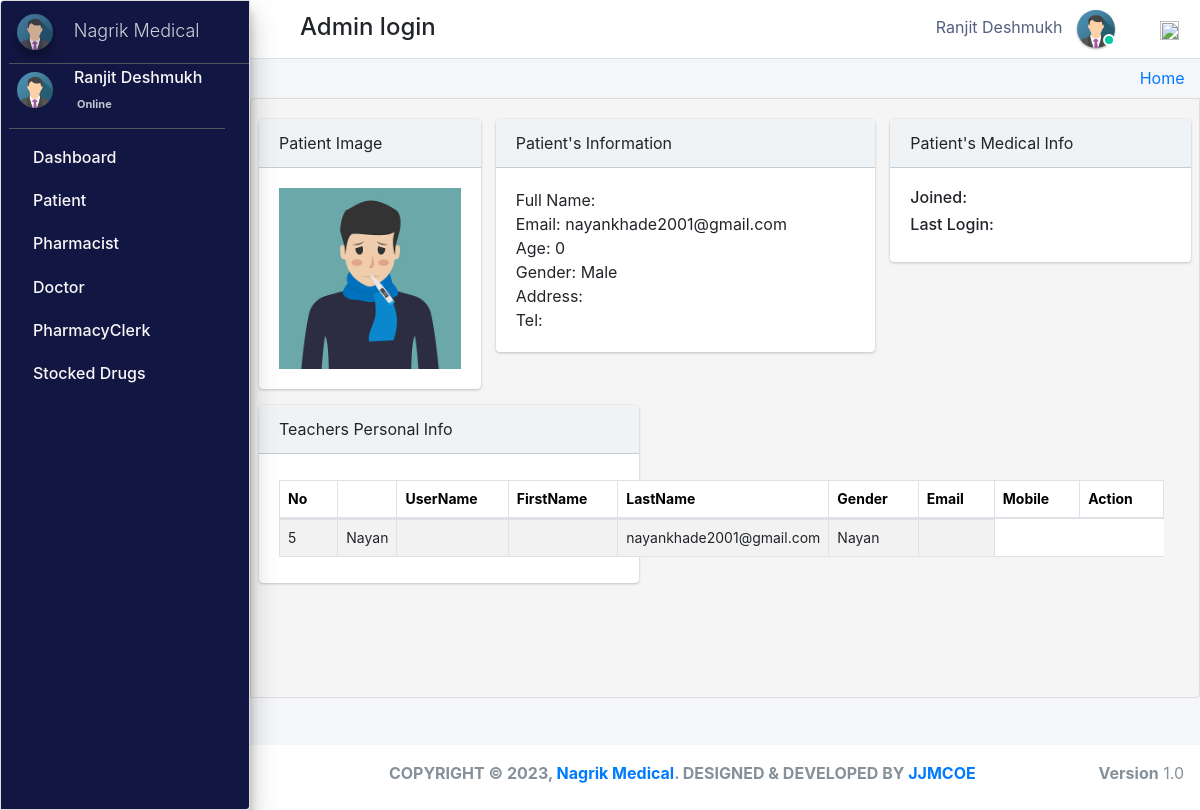
Page /admin_user/patient_personalRecords/5/ (signed in) on the committed database.
### pharmacy/models.py (models this page shows, shortened)
class CustomUser(AbstractUser):
    user_type_data = ((1, "AdminHOD"), (2, "Pharmacist"), (3, "Doctor"), (4, "PharmacyClerk"),(5, "Patients"))
    user_type = models.CharField(default=1, choices=user_type_data, max_length=10)

class AdminHOD(models.Model):
    gender_category=(
        ('Male','Male'),
        ('Female','Female'),
    )
    admin = models.OneToOneField(CustomUser,null=True, on_delete = models.CASCADE)
    emp_no= models.CharField(max_length=100,null=True,blank=True)
    gender=models.CharField(max_length=100,null=True,choices=gender_category)
    mobile=models.CharField(max_length=10,null=True,blank=True)
    address=models.CharField(max_length=300,null=True,blank=True)
    profile_pic=models.ImageField(default="admin.png",null=True,blank=True)
    created_at = models.DateTimeField(auto_now_add=True)
    updated_at = models.DateTimeField(auto_now=True)
    date_employed=models.DateTimeField(auto_now_add=True, auto_now=False)
    objects = models.Manager()

class Patients(models.Model):
    gender_category=(
        ('Male','Male'),
        ('Female','Female'),
    )
    admin = models.OneToOneField(CustomUser,null=True, on_delete = models.CASCADE)
    reg_no=models.CharField(max_length=30,null=True,blank=True,unique=True)
    gender=models.CharField(max_length=7,null=True,blank=True,choices=gender_category)
    first_name=models.CharField(max_length=20,null=True,blank=True)
    last_name=models.CharField(max_length=20,null=True,blank=True)
    dob=models.DateTimeField(auto_now_add= False, auto_now=False,null=True,blank=True)
    phone_number=models.CharField(max_length=10,null=True,blank=True)
    profile_pic=models.ImageField(default="patient.jpg",null=True,blank=True)
    age= models.IntegerField(default='0', blank=True, null=True)
    address=models.CharField(max_length=300,null=True,blank=True)
    date_admitted=models.DateTimeField(auto_now_add=True, auto_now=False)
    last_updated = models.DateTimeField(auto_now_add=False, auto_now=True)

class Dispense(models.Model):
    patient_id = models.ForeignKey(Patients, on_delete=models.DO_NOTHING,null=True)
    drug_id = models.ForeignKey(Stock, on_delete=models.SET_NULL,null=True,blank=False)
    drug_name = models.CharField(max_length=300, null=True, blank=False)
    dispense_quantity = models.PositiveIntegerField(default='1', blank=False, null=True)
    taken=models.CharField(max_length=300,null=True, blank=True)
    stock_ref_no=models.CharField(max_length=300,null=True, blank=True)
    instructions=models.TextField(max_length=300,null=True, blank=False)
    dispense_at = models.DateTimeField(auto_now_add=True,null=True, blank=True)

### pharmacy/HODViews.py (the view)
# urls.py: path('admin_user/patient_personalRecords/<pk>/',HODViews.patient_personalRecords,name='patient_record'),
def patient_personalRecords(request,pk):
    patient=Patients.objects.get(id=pk)
    prescrip=patient.prescription_set.all()
    stocks=patient.dispense_set.all()
    context={
        "patient":patient,
        "prescription":prescrip,
        "stocks":stocks
    }
    return render(request,'hod_templates/patient_personalRecords.html',context)

### pharmacy/LoginCheckMiddleWare.py (called while the page is built, shortened)
    def process_view(self, request, view_func, view_args, view_kwargs):
        modulename = view_func.__module__
        user = request.user
        if user.is_authenticated:
            if user.user_type == "1":
                if modulename == "pharmacy.HODViews":
                    pass
                elif modulename == "":
                    pass
                elif modulename == "pharmacy.views" or modulename == "django.views.static":
                    pass
                else:
                    pass
            else:
                return redirect("login")
        else:
            if request.path == reverse("login"):
                pass
            else:
                return redirect("login")

### pharmacy/templates/hod_templates/patient_personalRecords.html (shortened to what this page needs)
{% extends 'hod_templates/base_template.html'%} {% block main_content %}
<div class="content">
    <div class="row pt">
        <div class="col-lg-3">
            <div class="card">
                <div class="card-header">
                     Patient Image
                </div>
                <div class="card-body d-flex justify-content-center">
                    <img src="{{patient.profile_pic.url}}" class="img-fluid" />
                </div>
            </div>
        </div>
        <div class="col-lg-5">
            <div class="card">
                <div class="card-header">
                     Patient's Information
                </div>
                <div class="card-body">
                    <tbody>
                        <tr>
                            <td>Full Name: {{patient.patientname}}</td>
                            <br>
                            <td>Email: {{ patient.admin.email }}</td>
                            <br>
                            <td>Age: {{ patient.age }}</td>
                            <br>
                            <td>Gender: {{ patient.gender }}</td>
                            <br>
                            <td>Address: {{ patient.adresss }}</td>
                            <br>
                            <td>Tel: {{ patient.mobile }}</td>
                        </tr>
                    </tbody>
                </div>
            </div>
        </div>
        <div class="col-lg-4">
            <div class="card">
                <div class="card-header">
                     Patient's Medical Info
                </div>
                <div class="card-body">
                    <h6>Joined: </h6>
                    <h6>Last Login: </h6>
                </div>
            </div>
        </div>
        <div class="col-lg-5">
            <div class="card">
                <div class="card-header">
                     Teachers Personal Info
                </div>
                <div class="card-body">
                    <table class="table table-bordered table-hover dataTable">
                        <thead>
                            <tr>
                                <th>No</th>
                                <th></th>
                                <th>UserName</th>
                                <th>FirstName</th>
                                <th>LastName</th>
                                <th>Gender</th>
                                <th>Email</th>
                                <th>Mobile</th>
                                <th class="text-center">Action</th>
                            </tr>
                        </thead>
                        <tbody>
                            {% for stock in stocks %}
                            <tr>
                                <td>{{stock.dispense_quantity}}</td>
                                <td>{{stock.patient_id.first_name}}</td>
                                <td>{{stock.sto}}</td>
                                <td>{{stock.quantity}}</td>
                                <td>{{patient.admin.email}}</td>
                                <td>{{stock.patient_id.first_name}}</td>
                                <td>
                            </tr>
                            {% endfor %}
                        </tbody>
                    </table>
                </div>
            </div>
        </div>
    </div>
</div>
{% endblock %}

### pharmacy/templates/hod_templates/base_template.html (shortened to what this page needs)
{% extends 'base_file.html' %} {% block htm %}
<body class="hold-transition sidebar-mini layout-fixed">
    <div class="wrapper">
        <nav class="main-header navbar navbar-expand navbar-white navbar-light">
            <ul class="navbar-nav">
                <li class="nav-item">
                    <a class="nav-link" data-widget="pushmenu" href="#" role="button"></a>
                </li>
            </ul>
            <h4 style="margin-left: 10px; margin-top: 5px;">Admin login </h4>
            <ul class="navbar-nav ml-auto">
                <li class="mx-3">
                    <a href="#" class="sm-submenu-with-image a">
                        <span>{{user.first_name}}  {{user.last_name}}</span>
                        <img src="{{request.user.adminhod.profile_pic.url}}" class="img-circle elevation-1" width="38" height="38" alt="">
                        <span class="avatar-status avatar-sm-status avatar-status-success"></span>
                    </a>
                </li>
                <li class="nav-item dropdown ml-3 low">
                    <a href="#" class="btn btn-outlined btn-black text-muted bg-transparent " data-toggle="dropdown" aria-expanded="false" data-wow-delay="0.7s"><img src="https://img.icons8.com/ios/50/000000/settings.png" width="19" height="19">
                    </a>
                </li>
            </ul>
        </nav>
        {% include 'hod_templates/sidebar.html'%}
        <div class="content-wrapper">
            <div class="content-header">
                <div class="container-fluid">
                    <div class="row ">
                        <div class="col-sm-6">
                        </div>
                        <div class="col-sm-6 ">
                            <ol class="breadcrumb float-sm-right">
                                <li class="breadcrumb-item"><a href="">Home</a></li>
                            </ol>
                        </div>
                    </div>
                </div>
            </div>
            {% block main_content %} {% endblock main_content %}
        </div>
        {% include 'hod_templates/footer.html'%}
    </div>
    {% endblock htm %}

### pharmacy/templates/hod_templates/sidebar.html (shortened to what this page needs)
<aside class="main-sidebar sidebar-dark-primary elevation-4">
    <a href="" class="brand-link ml-2">
        <img src="{{request.user.adminhod.profile_pic.url}}" alt="" width="36" height="36" class=" img-circle elevation-3" style="opacity: .8">
        <span class="brand-text font-weight-light mt-1 ml-3 mmust">Nagrik Medical</span>
    </a>
    <div class="sidebar">
        <div class="user-panel mr-3">
            <div class="pull-left image sm-submenu-with-image a ml-2 ">
                <img src="{{request.user.adminhod.profile_pic.url}}" class="img-circle mt-2" width="36" height="36" alt="User Image">
            </div>
            <div class="pull-left info">
                <p>{{user.first_name}} {{user.last_name}}</p>
                <a href="#"> Online</a>
            </div>
        </div>
        <nav class="mt-2">
            <ul class="nav nav-pills nav-sidebar flex-column" data-widget="treeview" role="menu" data-accordion="false">
                <li class="nav-item">
                    <a href="{% url  'admin_dashboard' %}" class="nav-link">
                        <p>
                            Dashboard
                        </p>
                    </a>
                </li>
                <li class="nav-item">
                    <a href="#" class="nav-link">
                        <p>
                            Patient
                        </p>
                    </a>
                </li>
                <li class="nav-item">
                    <a href="#" class="nav-link">
                        <p>
                            Pharmacist
                        </p>
                    </a>
                </li>
                <li class="nav-item">
                    <a href="#" class="nav-link">
                        <p>
                            Doctor
                        </p>
                    </a>
                </li>
                <li class="nav-item">
                    <a href="#" class="nav-link">
                        <p>
                            PharmacyClerk
                        </p>
                    </a>
                </li>
                <li class="nav-item">
                    <a href="#" class="nav-link">
                        <p>
                            Stocked Drugs
                        </p>
                    </a>
                </li>
            </ul>
        </nav>
    </div>
</aside>

### static/css/main.css (style rules this page uses)
html { font-family: sans-serif; line-height: 1.15; -webkit-text-size-adjust: 100%; -webkit-tap-highlight-color: transparent; }
body { overflow-y: hidden; overflow-x: hidden; font-family: -apple-system, BlinkMacSystemFont, "Segoe UI", Roboto, "Helvetica Neue", Arial, "Noto Sans", sans-serif, "Apple Color Emoji", "Segoe UI Emoji", "Segoe UI Symbol", "Noto Color Emoji" !important; }
th { color: rgb(0, 0, 0); font-size: 14px !important; }
.content { background-color: #f5f5f5; border: 1px solid #dddddd; border-radius: 4px 0px 4px 0px; left: -1px; padding: 10px 7px 5px; }
.main-sidebar { background: #ffffff; border: 1px solid #dddddd; border-radius: 4px 0px 4px 0px; font-weight: bold; }
.content { height: 75vh; overflow-y: scroll; overflow-x: hidden; }
.content .row { margin-top: 20px !important; }
.main-sidebar { background-color: #121642 !important; color: white !important; }
.main-sidebar p { color: #f8f8f8 !important; font-weight: 500 !important }
td { font-size: 14px !important; }
.avatar-status { position: absolute; bottom: 12px; right: 75.4px; display: -ms-inline-flexbox; display: inline-flex; -ms-flex-negative: 0; flex-shrink: 0; -ms-flex-pack: center; justify-content: center; -ms-flex-align: center; align-items: center; white-space: nowrap; text-align: center; vertical-align: baseline; font-weight: 600; border: .125rem solid #fff; width: 12px; height: 12px; line-height: 1; font-size: .71094rem; border-radius: 50%; }
.avatar-status-success { color: #fff; background-color: #00c9a7; }
.table>tbody>tr>td, .table>tbody>tr>th, .table>tfoot>tr>td, .table>tfoot>tr>th, .table>thead>tr>td, .table>thead>tr>th { padding: 8px; line-height: 1.42857143; vertical-align: top; }
.pt .card-header { padding: 0.75rem 1.25rem; margin-bottom: 0; background-color: #f0f3f5; border-bottom: 1px solid #c2cfd6; }
.pull-left { float: left; }
.pull-left { float: left!important; }
.user-panel>.info { padding: 5px 5px 5px 15px; line-height: 1; position: absolute; left: 55px; }
.user-panel>.info>p { font-weight: 600; margin-bottom: 9px; }
p { margin: 0 0 10px; }
.user-panel { padding-bottom: 20px; }
.user-panel:after { clear: both; }
.user-panel:before, .user-panel:after { content: " "; display: table; }
.user-panel>.info>a { text-decoration: none; padding-right: 5px; margin-top: 3px; font-size: 11px; overflow: hidden; white-space: nowrap; }
.mmust { overflow: hidden; white-space: nowrap; font-size: 18px; }
.table { background: white !important; }
.container-fluid { width: 100%; padding-right: 15px; padding-left: 15px; margin-right: auto; margin-left: auto; }
.row { display: flex; flex-wrap: wrap; margin-right: -15px; margin-left: -15px; }
.d-flex { display: flex !important; z-index: 44; }
.d-flex { display: flex !important; }
.table tbody tr:nth-of-type(odd) { background-color: rgba(0, 0, 0, .05) !important; }
.table tbody tr:nth-of-type(odd) { background-color: rgba(197, 197, 197, 0.05) !important; }
.img-circle { border-radius: 50%; }
.content-wrapper .content-header { padding: 5px 0.5rem !important; }

### static/css/profile.css (style rules this page uses)
li { list-style-type: none ! }
.navbar-nav span { color: #525f7f !important; margin-right: 10px !important; }
body { font-family: 'Rubik', sans-serif; height: 100% !important; }
.table tbody tr:nth-of-type(odd) { background-color: rgba(0, 0, 0, .05) !important; }

### rows in the picture
CustomUser: first_name "Ranjit", last_name "Deshmukh", user.adminhod.profile_pic (picture)
Patients: profile_pic (picture), admin.email "nayankhade2001@gmail.com", age "0", gender "Male"
Dispense: dispense_quantity "5", patient_id.first_name "Nayan"
